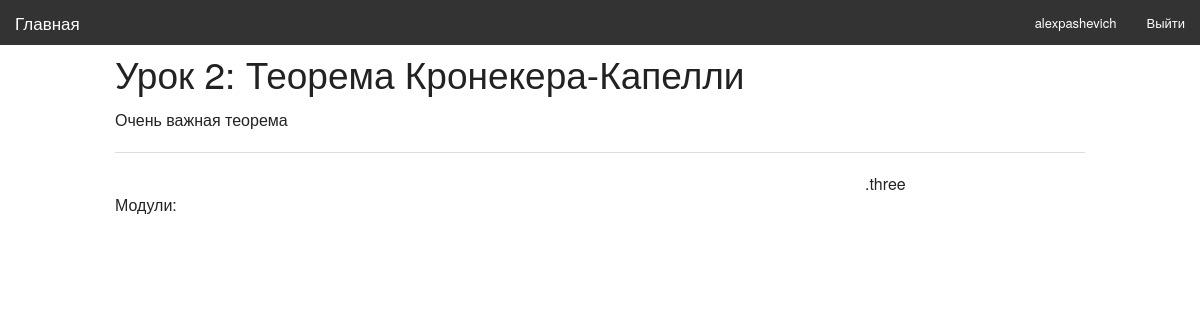
The app's page /lessons/2/ (signed in) with its own data.
### moocs/models.py (models this page shows, shortened)
class Lesson(models.Model):
    number = models.IntegerField()
    title = models.TextField()
    description = models.TextField()

### moocs/views.py (the view)
# urls.py: url(r'^lessons/(?P<lesson_id>\d+)/$', views.lesson, name='lesson'),
@login_required(login_url='/login')
def lesson(request, lesson_id):
    lesson = Lesson.objects.get(id=lesson_id)
    modules = lesson.module_set.order_by('number')
    return render(request, 'lesson.html', {'lesson': lesson, 'modules': modules})

### moocs/templates/lesson.html (shortened to what this page needs)
{% extends "base.html" %}
{% block content %}
    <h2>Урок {{ lesson.number }}: {{ lesson.title }}</h1>
            {{ lesson.description|safe }}
    <hr>
    <div class="row">
        <div class="large-9 columns">
            <p></p><p>Модули:</p>
        </div>
        <div class="large-3 columns">.three</div>
    </div>
{% endblock %}

### moocs/templates/base.html (shortened to what this page needs)
{% load staticfiles %}
<!DOCTYPE html>
<html class="no-js" lang="en" >
<head>
<link rel="stylesheet" type="text/css" href="{% static 'moocs/normalize.css' %}" />
<link rel="stylesheet" type="text/css" href="{% static 'moocs/foundation.min.css' %}" />
</head>
<body>
    <nav class="top-bar" data-topbar role="navigation">
        <ul class="title-area">
            <li class="name">
                <h1><a href='{% url 'index' %}'>Главная</a></h1>
            </li>
        </ul>
        <section class="top-bar-section">
            <ul class="right">
                {% if not user.is_anonymous %}
                <li><a href='#'>{{ user }}</a></li>
                <li><a href='{% url 'logout' %}'>Выйти</a></li>
                {% else %}
                <li><a href='{% url 'login' %}'>Войти</a></li>
                <li><a href='{% url 'register' %}'>Регистрация</a></li>
                {% endif %}
            </ul>
        </section>
    </nav>
    <div class="row">
        <div class="small-12 large-12 columns">
            {% block content %}
            {% endblock %}
        </div>
    </div>
</body>
</html>

### records on screen
Lesson: number "2", title "Теорема Кронекера-Капелли", description "Очень важная теорема"

### other values on screen
{{ user }} "alexpashevich"
